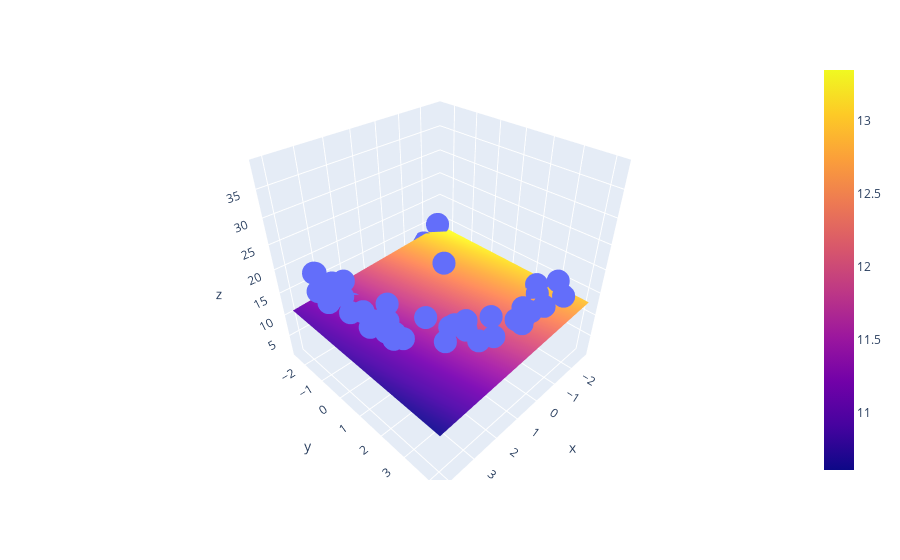

The notebook cell saved with this chart:
### Code cell
import plotly.graph_objects as go  
fig = px.scatter_3d(df , x = x.ravel() , y = y.ravel() , z = z.ravel())
fig.add_trace(go.Surface(x = x_input , y=y_input , z = z_final))
fig.show()
